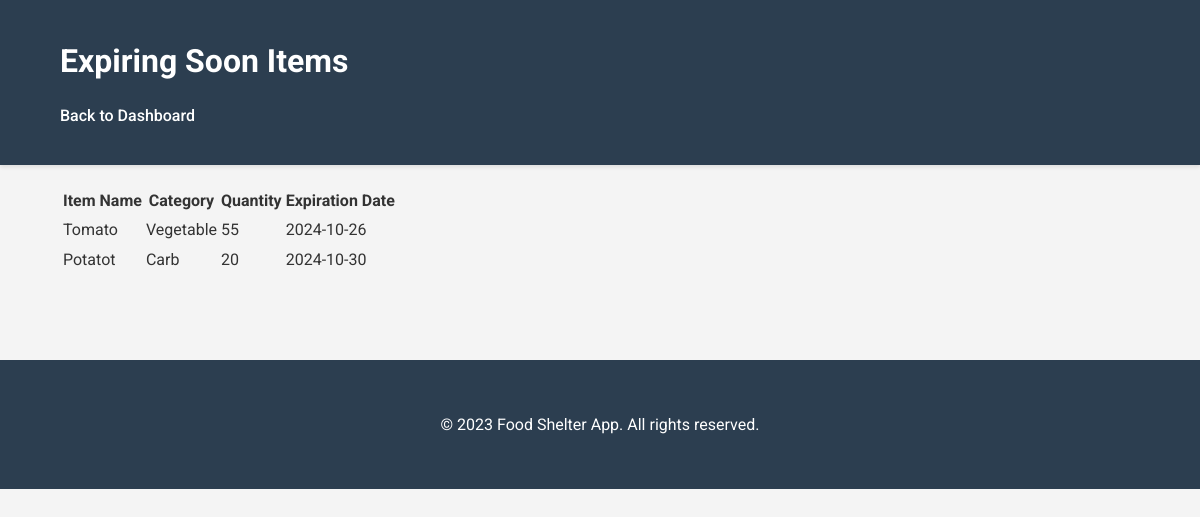
The app's page /expiring_soon (signed in) with its own data.
### app.py (models this page shows)
class FoodStock(db.Model):
    id = db.Column(db.Integer, primary_key=True)
    item_name = db.Column(db.String(100), nullable=False)
    quantity = db.Column(db.Integer, nullable=False)
    category = db.Column(db.String(50), nullable=False)
    expiration_date = db.Column(db.Date, nullable=True)
    minimum_stock = db.Column(db.Integer, default=0)
    unit = db.Column(db.String(20), nullable=False)
    user_id = db.Column(db.Integer, db.ForeignKey('user.id'), nullable=False)

### app.py (the view)
@app.route('/expiring_soon')
@login_required
def expiring_soon():
    today = datetime.now().date()
    expiring_items = FoodStock.query.filter(
        FoodStock.user_id == current_user.id,
        FoodStock.expiration_date.isnot(None),
        FoodStock.expiration_date <= today + timedelta(days=7)
    ).order_by(FoodStock.expiration_date).all()
    return render_template('expiring_soon.html', expiring_items=expiring_items)

### app.py (called while the page is built)
@login_manager.user_loader
def load_user(user_id):
    return db.session.get(User, int(user_id))

### templates/expiring_soon.html (shortened to what this page needs)
<!DOCTYPE html>
<html lang="en">
<head>
    <link rel="stylesheet" href="{{ url_for('static', filename='css/style.css') }}">
</head>
<body>
    <header class="header">
        <div class="container">
            <h1>Expiring Soon Items</h1>
            <nav>
                <a href="{{ url_for('dashboard') }}" class="nav-link">Back to Dashboard</a>
            </nav>
        </div>
    </header>
    <main class="container">
        <section class="expiring-soon-section">
            <table class="inventory-table">
                <thead>
                    <tr>
                        <th>Item Name</th>
                        <th>Category</th>
                        <th>Quantity</th>
                        <th>Expiration Date</th>
                    </tr>
                </thead>
                <tbody>
                    {% for item in expiring_items %}
                    <tr>
                        <td>{{ item.item_name }}</td>
                        <td>{{ item.category }}</td>
                        <td>{{ item.quantity }}</td>
                        <td>{{ item.expiration_date.strftime('%Y-%m-%d') }}</td>
                    </tr>
                    {% endfor %}
                </tbody>
            </table>
        </section>
    </main>
    <footer>
        <div class="container">
            <p>&copy; 2023 Food Shelter App. All rights reserved.</p>
        </div>
    </footer>
</body>
</html>

### static/css/style.css (style rules this page uses)
:root { --primary-color: #2c3e50; --secondary-color: #3498db; --background-color: #f4f4f4; --text-color: #333; --light-gray: #e0e0e0; --white: #ffffff; --sidebar-width: 250px; }
body { font-family: 'Roboto', sans-serif; line-height: 1.6; color: var(--text-color); background-color: var(--background-color); margin: 0; padding: 0; }
.container { width: 90%; max-width: 1200px; margin: 0 auto; padding: 20px; }
.header { background-color: var(--primary-color); color: var(--white); padding: 1rem 0; box-shadow: 0 2px 4px rgba(0, 0, 0, 0.1); }
.header h1 { margin: 0; font-size: 2rem; }
.header nav { margin-top: 1rem; }
.header nav a { color: var(--white); text-decoration: none; margin-right: 1rem; font-weight: 500; }
footer { background-color: var(--primary-color); color: var(--white); text-align: center; padding: 1rem 0; margin-top: 4rem; }

### records on screen
FoodStock: item_name "Tomato", category "Vegetable", quantity "55", expiration_date "2024-10-26"
FoodStock: item_name "Potatot", category "Carb", quantity "20", expiration_date "2024-10-30"
